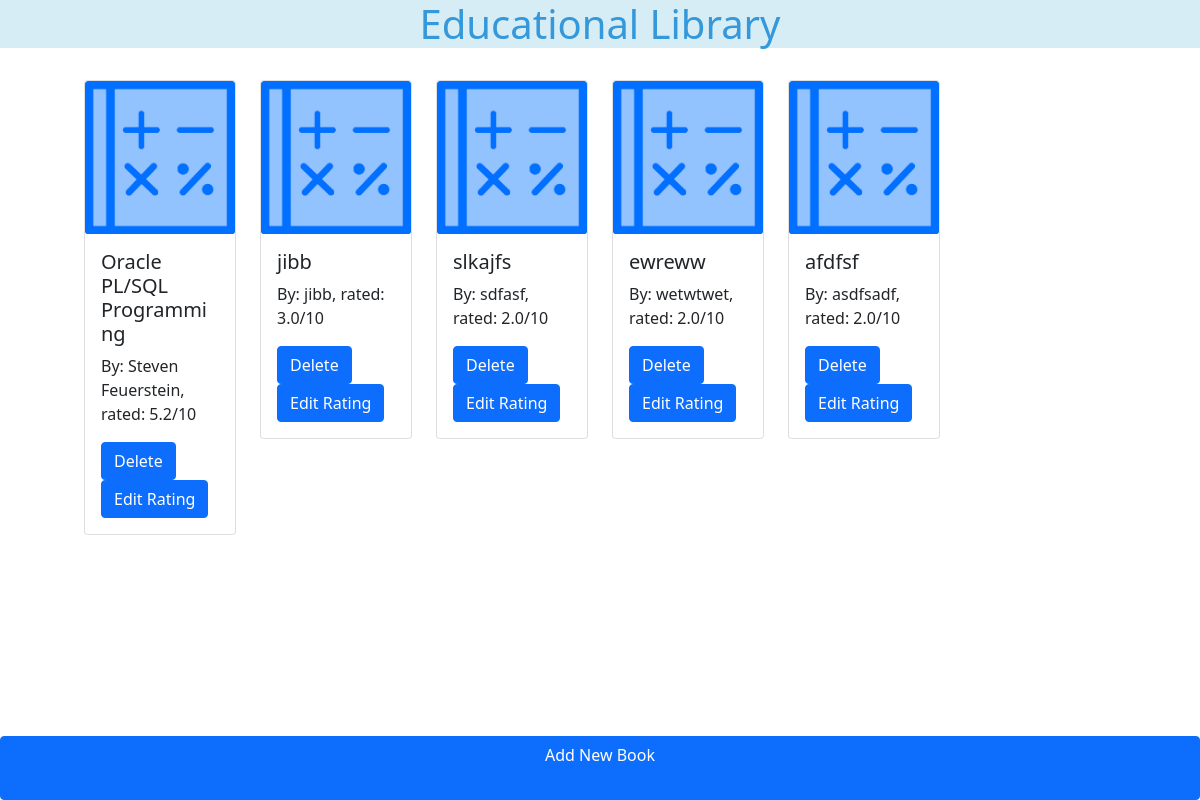
Before: / with the older database file.
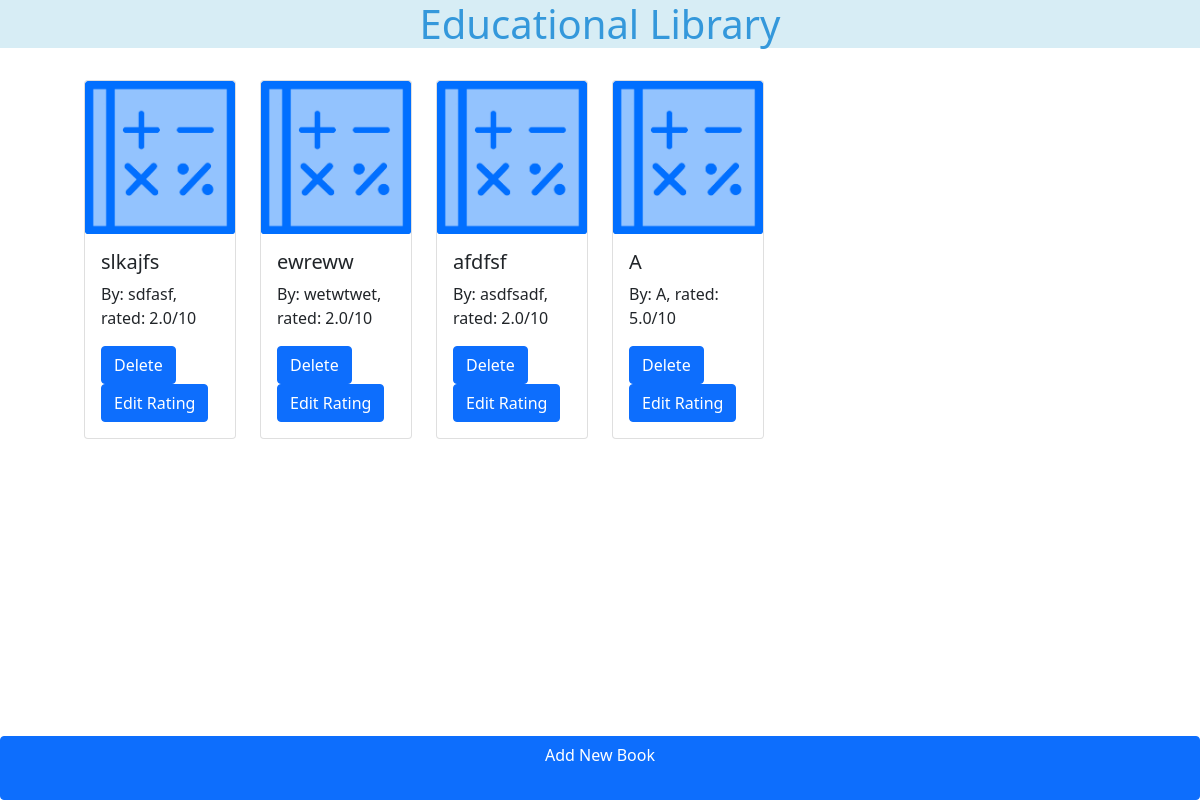
After: the same page with the newer database file.
### main.py (models this page shows)
class EduBook(db.Model):
    id = db.Column(db.Integer, primary_key=True)
    title = db.Column(db.String(100), unique=True, nullable=False)
    author = db.Column(db.String(80), nullable=False)
    rating = db.Column(db.Float, nullable=False)

### main.py (the view)
@app.route('/', methods=["GET"])
def home():
    return render_template("index.html", books_query=db.session.query(EduBook))

### templates/index.html (shortened to what this page needs)
{% extends 'base.html' %}
{% block content %}
<div class="container-fluid" style="background-color: #D7EDF5;">
  <h1 style="text-align:center; color: #3498DB;">Educational Library</h1>
</div>
{% if books_query.count() == 0: %}
    <p>Library is empty.</p>
{% else: %}
    <div class="row" style="padding-left: 7%; padding-right: 7%; padding-top: 2%;">
        {% for book in books_query.all(): %}
            <div class="col-lg-2 col-md-3 col-sm-4 col-6">
                <div class="card">
                    <img src="../static/images/MathBook.jpg" class="card-img-top" alt="math book">
                    <div class="card-body">
                        <h5 class="card-title">{{ book.title }}</h5>
                        <p class="card-text">{{ "By: " + book.author + ", rated: " + book.rating|string + "/10" }}</p>
                        <a class="btn btn-primary" href="{{ url_for('delete', id=book.id) }}">Delete</a>
                        <a class="btn btn-primary" href="{{ url_for('edit', id=book.id) }}">Edit Rating</a>
                    </div>
                </div>
            </div>
        {% endfor %}
    </div>
{% endif %}
<div class="container-fluid" style="height: 8vh">
</div>
<div class="d-grid fixed-bottom" style="height: 8vh;">
    <a class="btn btn-primary" href="{{ url_for('add') }}">Add New Book</a>
</div>
{% endblock %}

### templates/base.html (shortened to what this page needs)
<!doctype html>
<html lang="en">
    <head>
        {% block styles %}
            <link href="https://cdn.jsdelivr.net/npm/bootstrap@5.0.2/dist/css/bootstrap.min.css" rel="stylesheet">
        {% endblock %}
    </head>
    <body>
        {% block content %}
        {% endblock %}
    </body>
</html>

Changed rows visible on the page:
removed EduBook: title "Oracle PL/SQL Programming", author+rating "By: Steven Feuerstein, rated: 5.2/10"
removed EduBook: title "jibb", author+rating "By: jibb, rated: 3.0/10"
added EduBook: title "A", author+rating "By: A, rated: 5.0/10"
